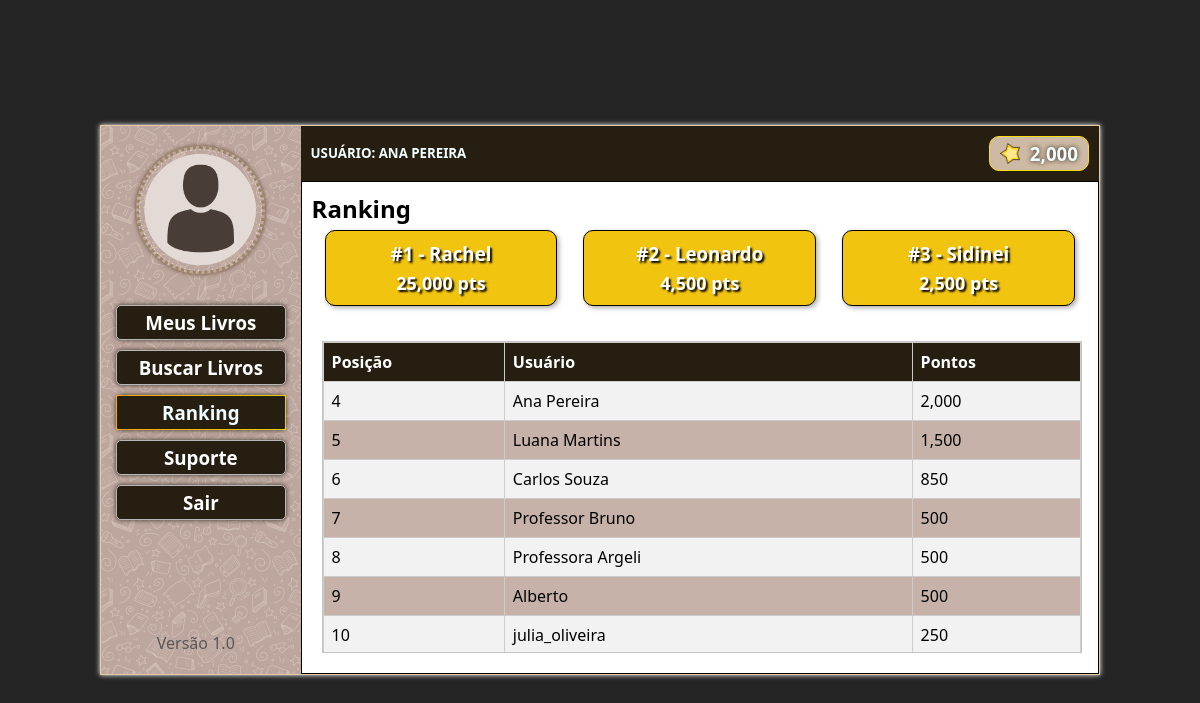
/scriptorium_5/ranking.php (signed in), run on the app's committed database.
### tables this page shows
CREATE TABLE `usuarios` (
  `id_usuario` int(5) unsigned NOT NULL AUTO_INCREMENT,
  `nivel_usuario` int(2) DEFAULT 1,
  `nome_usuario` varchar(80) NOT NULL,
  `senha_usuario` varchar(15) NOT NULL,
  `nascimento_usuario` date NOT NULL,
  `email_usuario` varchar(100) NOT NULL,
  `pontos_usuario` int(5) DEFAULT 500,
  PRIMARY KEY (`id_usuario`),
  UNIQUE KEY `uk_email` (`email_usuario`)
);

### scriptorium_5/ranking.php (the view, shortened to what this page needs)
<?php
include 'conexao.php';
$pontos_usuario = $_SESSION['pontos_usuario'] ?? 0;
$stmt = $conn->prepare("SELECT nome_usuario, pontos_usuario FROM usuarios ORDER BY pontos_usuario DESC");
$stmt->execute();
$result = $stmt->get_result();
$usuarios = $result->fetch_all(MYSQLI_ASSOC);
?>
<!DOCTYPE html>
<html lang="PT-BR">
<head>
</head>
<body>
<main>
    <div class="colunaesquerda">
        <div class="boxperfil"><img src="imagens/imguser.png" alt="" width="80%"></div>
        <div class="caixabotoes">
        <a href=""><div class="botao"><h3>Meus Livros</h3></div></a>
        <a href="buscalivro.php"><div class="botao"><h3>Buscar Livros</h3></div></a>
        <a href="ranking.php"><div class="botaoselect"><h3>Ranking</h3></div></a>
        <a href="suporte.php"><div class="botao"><h3>Suporte</h3></div></a>
        <a href="logout.php"><div class="botao"><h3>Sair</h3></div></a>
        </div>
        <div class="colunaesquerdap"><p>.</p></div>
        <div class="colunaesquerdap"><p>.</p></div>
        <div><p>Versão 1.0</p></div>
    </div>
    <div class="colunadireita">
        <div class="linhasuperior">
            <div class="boxnomeuser"><h5>USUÁRIO: <?php echo strtoupper(htmlspecialchars($_SESSION['nome_usuario'])); ?></h5></div>
            <div class="boxpontos"><img src="imagens/star.png" width="20"><h3><?= number_format($pontos_usuario,0) ?></h3></div>
        </div>
        <div class="telabusca">
            <h2>Ranking</h2>
            <div class="top3-container">
                <?php for($i=0; $i<min(3,count($usuarios)); $i++): ?>
                    <div class="top3-card">
                        <h3>#<?= $i+1 ?> - <?= htmlspecialchars($usuarios[$i]['nome_usuario']) ?></h3>
                        <p><?= number_format($usuarios[$i]['pontos_usuario'],0) ?> pts</p>
                    </div>
                <?php endfor; ?>
            </div>
            <div class="resultado">
                <?php if(count($usuarios)>3): ?>
                    <table>
                        <thead>
                            <tr>
                                <th>Posição</th>
                                <th>Usuário</th>
                                <th>Pontos</th>
                            </tr>
                        </thead>
                        <tbody>
                            <?php for($i=3; $i<count($usuarios); $i++): ?>
                                <tr>
                                    <td><?= $i+1 ?></td>
                                    <td><?= htmlspecialchars($usuarios[$i]['nome_usuario']) ?></td>
                                    <td><?= number_format($usuarios[$i]['pontos_usuario'],0) ?></td>
                                </tr>
                            <?php endfor; ?>
                        </tbody>
                    </table>
                <?php else: ?>
                    <p>Não há outros usuários além do Top 3.</p>
                <?php endif; ?>
            </div>
        </div>
    </div>
</main>
</body>
</html>

### scriptorium_5/ranking.php (style rules this page uses)
* { padding: 0; margin: 0; box-sizing: border-box; font-family:'Segoe UI', Tahoma, Geneva, Verdana, sans-serif; }
body { width: 100vw; height: 100vh; display: flex; justify-content: center; align-items: center; background-color: rgb(37, 37, 37); }
main { width: 1000px; height: 550px; background-color: rgb(113, 129, 129); display: flex; flex-direction: row; border: 1px solid rgb(230, 203, 168); box-shadow: 0px 0px 5px white; }
.colunaesquerda { background-image: url(imagens/bk_login.png); width: 20%; height: 100%; padding: 10px 20px 10px 10px; display: flex; flex-direction: column; justify-content: space-around; text-align: center; color: rgb(88, 88, 88); }
.colunaesquerdap { color: rgb(202, 181, 154); }
.colunaesquerda img { border:3px dotted rgb(156, 133, 103); border-radius: 65px; box-shadow: 0px 0px 5px rgb(100, 70, 46); }
.boxperfil { margin-left: 9px; }
.caixabotoes { display: flex; flex-direction: column; justify-content: space-evenly; align-items: center; text-align: center; }
.caixabotoes a { width: 100%; text-decoration: none; }
.botao { width: 100%; height: 35px; margin: 5px; background-color: rgb(39, 30, 18); color: rgb(255, 255, 255); border-radius: 5px; display: flex; justify-content: center; align-items: center; border: 1px solid rgb(182, 182, 181); box-shadow: 0px 0px 5px rgb(59, 50, 35); }
.botaoselect { width: 100%; height: 35px; margin: 5px; background-color: rgb(39, 30, 18); color: azure; border-radius: 5px; display: flex; justify-content: center; align-items: center; box-shadow: 0px 0px 5px rgb(59, 50, 35); border-width: 1px; border-style: solid; border-image: linear-gradient(to right, rgb(255, 162, 23), rgb(223, 209, 11)) 1; }
.colunadireita { background-color: azure; width: 80%; height: 100%; display: flex; flex-direction: column; }
.linhasuperior { background-color: rgb(39, 30, 18); width: 100%; height: 10%; padding: 10px; color: azure; display: flex; flex-direction: row; justify-content: space-between; align-items: center; }
.boxpontos { background-color: rgb(206, 186, 164); border-radius: 10px; width: 100px; height: 35px; display: flex; flex-direction: row; justify-content: space-between; align-items: center; padding: 10px; border: 1px solid rgb(255, 220, 24); text-shadow: 0px 0px 5px black; }
.boxpontos h3 { text-shadow: 0px 0px 5px rgb(44, 27, 20); }
.telabusca { background-color: rgb(255, 255, 255); width: 100%; height: 90%; padding: 10px; border: 1px solid black; display: flex; flex-direction: column; justify-content: center; }
.top3-container { display: flex; justify-content: space-around; margin-bottom: 20px; }
.top3-card { background-color: #f1c40f; padding: 10px; border-radius: 10px; text-align: center; width: 30%; margin: 5px; border: 1px solid black; box-shadow: 2px 2px 5px #acacacff; }
.top3-card h3 { color: white; margin-bottom: 5px; text-shadow: 2px 2px 2px black; }
.top3-card p { font-weight: 700; color: white; font-size: 18px; text-shadow: 2px 2px 2px #000; }
.resultado { background-color: rgb(255, 255, 255); width: 98%; height: 70%; margin: 10px; border: 1px solid rgb(197, 197, 197); overflow-y: auto; scrollbar-color: #dac7bfff rgb(39, 30, 18); }
.resultado table { width: 100%; border-collapse: collapse; }
.resultado th, .resultado td { border: 1px solid #ccccccff; padding: 8px; text-align: left; }
.resultado th { background-color: rgb(39, 30, 18); color: white; }
.resultado tr:nth-child(even) { background-color: #C6B2A9; }
.resultado tr:nth-child(odd) { background-color: #f2f2f2; }

### data on the page
usuarios: nome_usuario "Rachel", pontos_usuario "25,000"
usuarios: nome_usuario "Leonardo", pontos_usuario "4,500"
usuarios: nome_usuario "Sidinei", pontos_usuario "2,500"
usuarios: nome_usuario "Ana Pereira", pontos_usuario "2,000"
usuarios: nome_usuario "Luana Martins", pontos_usuario "1,500"
usuarios: nome_usuario "Carlos Souza", pontos_usuario "850"
usuarios: nome_usuario "Professor Bruno", pontos_usuario "500"
usuarios: nome_usuario "Professora Argeli", pontos_usuario "500"
usuarios: nome_usuario "Alberto", pontos_usuario "500"
usuarios: nome_usuario "julia_oliveira", pontos_usuario "250"

### other printed values
$_SESSION['nome_usuario'] "ANA PEREIRA"
$pontos_usuario "2,000"
